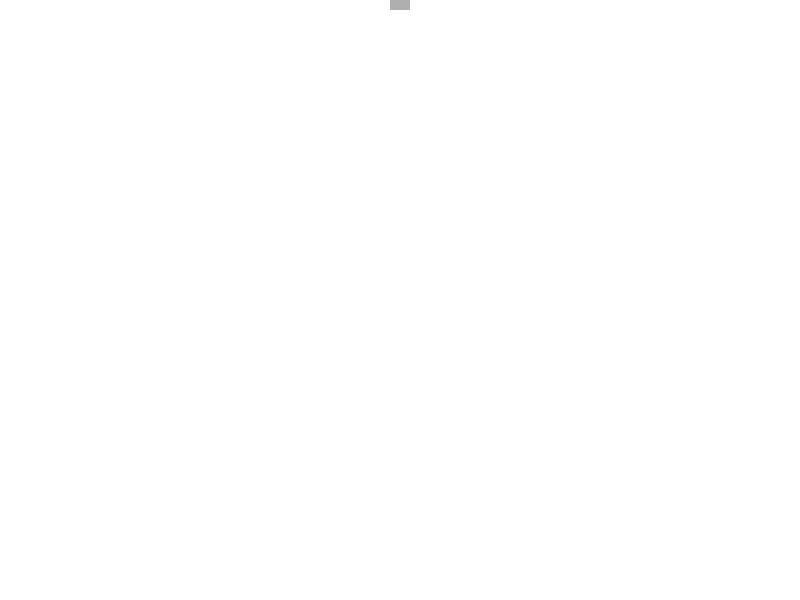
Frame 1 (no input)
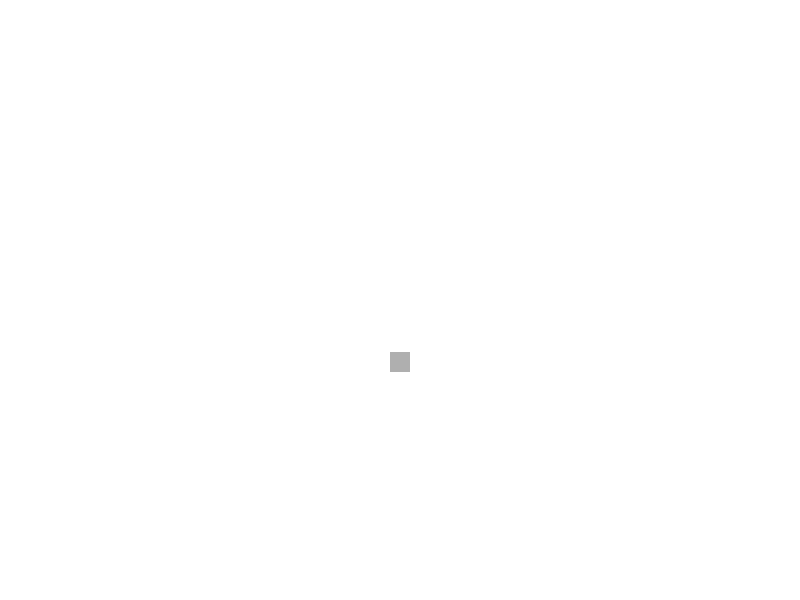
Frame 60 (the mouse pressed at the canvas centre just before this capture)
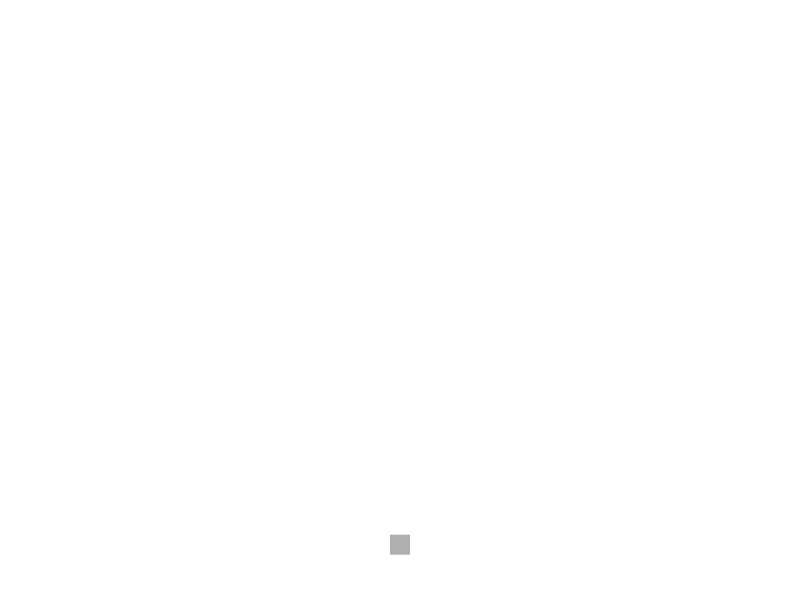
Frame 120 (the mouse held since frame 60 and released just before this capture)

The Processing sketch that drew these frames (run headless with seeded random() and noise(); from frame 60 on, the mouse is pressed at the canvas centre):

// Processing sketch: sketch_0005_04_gravity
// ── sketch_0005_04_gravity.pde
float x;
float y;

float speed = 0;
float gravity = 1;

void setup() {
  size(800, 600);
  x = 400;
  y = 0;
  noStroke();
  fill(175);
  rectMode(CENTER);
}
void draw () {
  background(255);
  rect(x, y, 20, 20);
  
  y += speed;
  speed += gravity;
  
  rebond();
}

void rebond() {
  if (y > height - 10) {
    speed = speed * -0.6;
    y = height - 10;
  }
}
